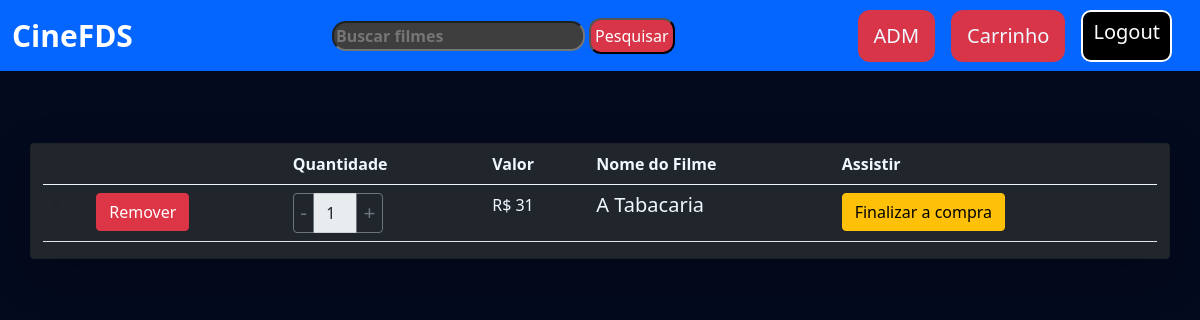
Before: /cart/ (signed in) with the older database file.
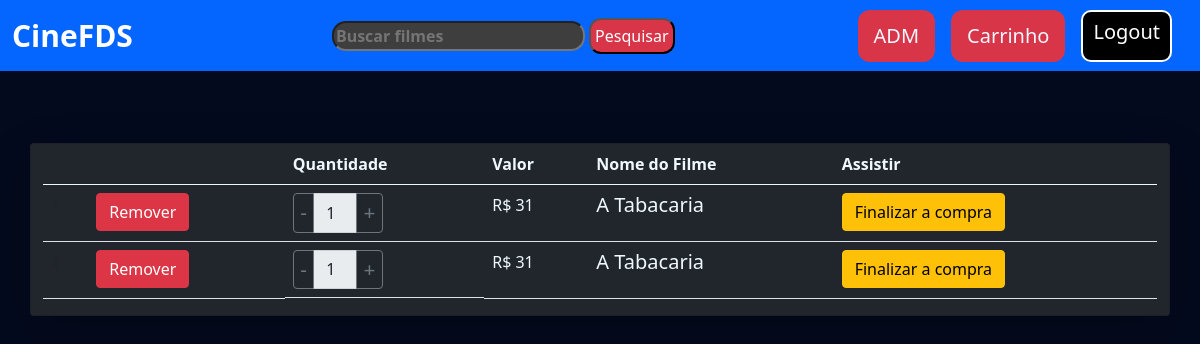
After: the same page with the newer database file.
### home/models.py (models this page shows)
class BaseModel(models.Model):
    uid = models.UUIDField(default=uuid.uuid4, editable=False, primary_key=True)
    created_at = models.DateField(auto_now_add=True)
    updated_at = models.DateField(auto_now_add=True)
    class Meta:
        abstract = True

class CartItems(BaseModel):
    cart = models.ForeignKey(Cart, on_delete=models.CASCADE, related_name="cart_items")
    movie = models.ForeignKey(Movie, on_delete=models.CASCADE)

class Movie(BaseModel):
    category = models.ForeignKey(MovieCategory, on_delete=models.CASCADE, related_name="movies")
    movie_name = models.CharField(max_length=100)
    price = models.IntegerField(default=100)
    images = models.CharField(max_length=500)

### home/views.py (the view)
# urls.py: path('cart/', views.cart, name='cart'),
@login_required(login_url='/login/')
def cart(request):
    print(request.user)
    cart = Cart.objects.get(is_paid=False, user=request.user)
    return render(request, "cart.html", {'carts': cart})

### home/templates/cart.html (shortened to what this page needs)
{% extends "base.html" %}
{% load static %}
{% block start %}
<div class="container card shadow-lg mt-5" style="background-color: rgb(33 38 45);">
    <table class="table">
        <thead>
            <tr style="color: aliceblue;">
                <th scope="col"></th>
                <th scope="col"></th>
                <th scope="col">Quantidade</th>
                <th scope="col">Valor</th>
                <th scope="col">Nome do Filme</th>
                <th scope="col">Assistir</th>
            </tr>
        </thead>
        <tbody>
            {% for cartItem in carts.cart_items.all %}
            <tr>
                <th scope="row">{{ forloop.counter }}</th>
                <td><a href="{% url 'remove_cart' cartItem.uid %}" class="btn btn-danger">Remover</a></td>
                <td class="quantity-container">
                    <div class="input-group">
                        <button class="btn btn-outline-secondary decrease" type="button">-</button>
                        <input type="text" class="form-control quantity" value="1" readonly maxlength="2">
                        <button class="btn btn-outline-secondary increase" type="button">+</button>
                    </div>
                </td>
                <td style="color: aliceblue;"><p class="price">R$ {{ cartItem.movie.price }}</p></td>
                <td>
                    <h5 style="color: aliceblue;">{{ cartItem.movie.movie_name }}</h5>
                </td>
                <td><a href="{% url 'escolha_acento' %}" class="btn btn-warning">Finalizar a compra</a></td>
            </tr>
            {% endfor %}
        </tbody>
    </table>
</div>
{% endblock %}

### home/templates/base.html (shortened to what this page needs)
{% load static %}
<!doctype html>
<html lang="pt-BR">
<head>
  <link href="https://cdn.jsdelivr.net/npm/bootstrap@5.0.2/dist/css/bootstrap.min.css" rel="stylesheet"
>
</head>
<body style="background-color: rgb(4, 10, 29);">
    <nav class="navbar navbar-dark" style="background-color:rgb(5, 101, 255); margin-top: 0;">
    <div class="container-fluid">
      <a href="{% url 'home' %}" class="navbar-brand">
        <strong style="font-size: 30px; color: rgb(255, 255, 255);"> CineFDS </strong>
      </a>
      <form id="search-form" action="{% url 'search_movies' %}" method="GET" onsubmit="return validateSearch()">
        <input id="search-input" type="text" name="q" placeholder="Buscar filmes" style="background-color: rgb(63, 62, 62); color: rgb(215, 225, 214); border-radius: 14px; font-weight: bold;" >
        <button type="submit" style="background-color: #dc3546fc; border-radius: 12px; color: rgb(255, 255, 255); padding: 4px;">Pesquisar</button>
    </form>
    <div class="d-flex">
      {% if request.user.is_authenticated %}
        {% if request.user.is_staff %}
          <a href="{% url 'pagina_adm' %}" class="navbar-brand" style="background-color: #dc3546fc; border-radius: 12px; display: inline-block; padding: 10px;">
            <button type="button" style="background-color: transparent; border: none; color: aliceblue; cursor: pointer;">ADM</button>
          </a>
        {% endif %}
        <a class="navbar-brand" href="{% url 'cart' %}" style="background-color: #dc3546fc; border-radius: 12px; display: inline-block; padding: 10px;">
          <button type="button" style="background-color: transparent; border: none; color: aliceblue; cursor: pointer;"> Carrinho<strong>{{ request.user.get_cart_count }}</strong></button>
        </a>
        <a href="{% url 'logout' %}" class="navbar-brand" style="border: 2px solid white; border-radius: 10px; padding: 5px 10px; background-color: black;">Logout</a>
      {% endif %}
    </div>
  </nav>
  <br>
  {% block start %}
  {% endblock %}
</body>
</html>

### home/templates/cart.html (style rules this page uses)
.quantity-container { display: flex; align-items: center; }
.quantity-container .input-group { width: 90px; }
.quantity-container .btn { font-size: 1.3rem; padding: 0.2rem 0.4rem; }

Changed rows visible on the page:
added CartItems: movie.price "31", movie.movie_name "A Tabacaria"
